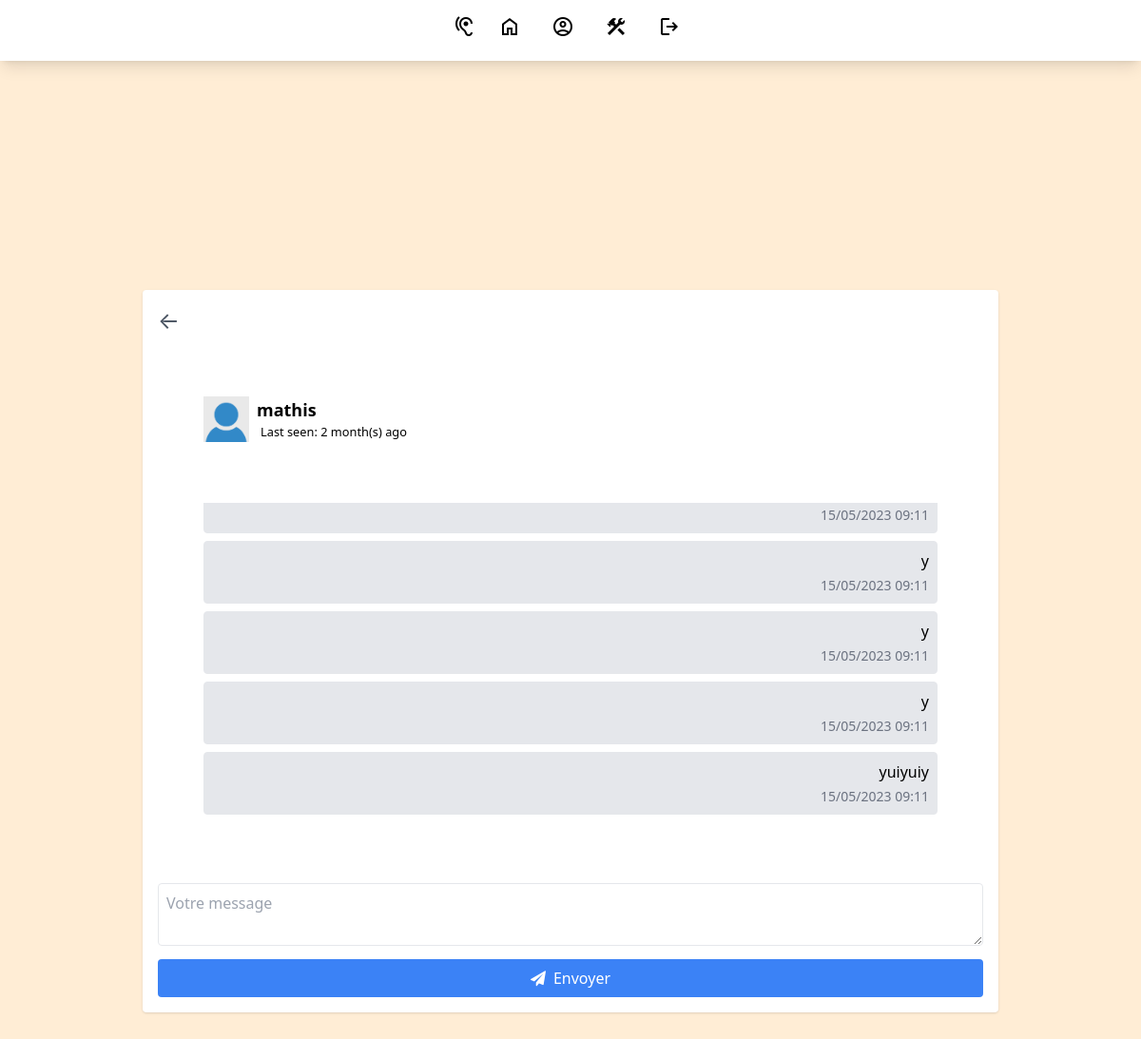
Page /chat.php?user=mathis (signed in) on the committed database.
### tables this page shows
CREATE TABLE `users` (
  `user_id` int(11) NOT NULL,
  `name` varchar(255) NOT NULL,
  `username` varchar(255) NOT NULL,
  `password` varchar(1000) NOT NULL,
  `p_p` varchar(255) DEFAULT 'user-default.png',
  `last_seen` datetime NOT NULL DEFAULT current_timestamp(),
  `role` varchar(20) NOT NULL DEFAULT 'user',
  `reset` tinyint(1) NOT NULL DEFAULT 1
);

CREATE TABLE `chats` (
  `chat_id` int(11) NOT NULL,
  `from_id` int(11) NOT NULL,
  `to_id` int(11) NOT NULL,
  `message` text NOT NULL,
  `opened` tinyint(1) NOT NULL DEFAULT 0,
  `created_at` datetime NOT NULL DEFAULT current_timestamp()
);

### app/helpers/user.php (called while the page is built)
<?php
function getUser($username, $conn){
   $sql = "SELECT * FROM users
           WHERE username=?";
   $stmt = $conn->prepare($sql);
   $stmt->execute([$username]);
   if ($stmt->rowCount() === 1) {
   	 $user = $stmt->fetch();
   	 return $user;
   }else {
   	$user = [];
   	return $user;
   }
}

### app/helpers/timeAgo.php (called while the page is built, shortened)
<?php
function last_seen($date_time){
   $timestamp = strtotime($date_time);
   $strTime = array("second", "minute", "hour", "day", "month", "year");
   $length = array("60","60","24","30","12","10");
   $currentTime = time();
   if($currentTime >= $timestamp) {
		$diff     = time()- $timestamp;
		for($i = 0; $diff >= $length[$i] && $i < count($length)-1; $i++) {
		$diff = $diff / $length[$i];
		}
		$diff = round($diff);
		if ($diff < 59 && $strTime[$i] == "second") {
			return 'Active';
		}else {
			return $diff . " " . $strTime[$i] . "(s) ago ";
		}
   }
}

### app/helpers/chat.php (called while the page is built)
<?php
function getChats($id_1, $id_2, $conn){
   $sql = "SELECT * FROM chats
           WHERE (from_id=? AND to_id=?)
           OR    (to_id=? AND from_id=?)
           ORDER BY chat_id ASC";
    $stmt = $conn->prepare($sql);
    $stmt->execute([$id_1, $id_2, $id_1, $id_2]);
    if ($stmt->rowCount() > 0) {
    	$chats = $stmt->fetchAll();
    	return $chats;
    }else {
    	$chats = [];
    	return $chats;
    }
}

### chat.php (the view, shortened to what this page needs)
<?php
  if (isset($_SESSION['username'])) {
    include 'app/db.conn.php';
    include 'app/helpers/user.php';
    include 'app/helpers/chat.php';
    include 'app/helpers/timeAgo.php';
    $chatWith = getUser($_GET['user'], $conn);
    $chats = getChats($_SESSION['user_id'], $chatWith['user_id'], $conn);
  } else {
    header("Location: index.php");
    exit;
  }
?>
<!DOCTYPE html>
<html lang="en">
<head>
    <link rel="stylesheet" href="https://cdnjs.cloudflare.com/ajax/libs/tailwindcss/2.2.7/tailwind.min.css">
    <link rel="stylesheet" href="dist/output.css">
    <link rel="stylesheet" href="https://cdnjs.cloudflare.com/ajax/libs/font-awesome/4.7.0/css/font-awesome.min.css">
</head>
<body class="chat_body mt-16">
  <nav class="bg-white shadow-lg absolute inset-x-0 top-0 h-16">
        <div class="flex items-center justify-center m-2">
            <a href="chat_home.php" class="icone mr-4">
                <span class="material-symbols-outlined">hearing</span>
            </a>
            <a href="home.php" class="icone mr-4 p-2">
                <span class="material-symbols-outlined">home</span>
            </a>
            <a href="profil.php" class="icone mr-4 p-2">
                <span class="material-symbols-outlined">account_circle</span>
            </a>
            <?php if($_SESSION['role'] == 'admin' || $_SESSION['role'] == 'influenceur' || $_SESSION['role'] == 'intervenant'): ?>
            <a href="./backoffice.php" class="icone mr-4 p-2">
                <span class="material-symbols-outlined"> construction</span>
            </a>
            <?php endif; ?>
            <a href="logout.php" class="icone p-2">
                <span class="material-symbols-outlined">logout</span>
            </a>
        </div>
    </nav>
  <div name="container" class="w-3/4 shadow p-4 rounded bg-white">
    <div name="Interaction">
      <a <?php if($_SESSION['role'] == 'admin' || $_SESSION['role'] == 'intervenant'): ?>href="backoffice.php?page=chat_home"<?php else: ?>href="chat_home.php"<?php endif; ?> class="text-2xl text-gray-600">&#8592;</a>
    </div>
    <div name="users-informations" class="p-12 flex items-center mt-4">
      <img src="uploads/<?=$chatWith['p_p']?>" class="w-12 rounded-circle">
      <div name="user" class="ml-2">
        <h3 class="text-lg font-semibold"><?=$chatWith['name']?></h3>
        <div class="flex items-center" title="online">
          <?php if (last_seen($chatWith['last_seen']) == "Active"): ?>
            <div class="w-3 h-3 bg-green-500 rounded-full"></div>
            <small class="ml-1 text-green-500">Online</small>
          <?php else: ?>
            <small class="ml-1">
              Last seen: <?=last_seen($chatWith['last_seen'])?>
            </small>
          <?php endif; ?>
        </div>
      </div>
    </div>
    <div id="chatBox" class="mt-4 h-96 p-12 overflow-y-scroll">
      <?php if (!empty($chats)): ?>
        <?php foreach($chats as $chat): ?>
          <?php if ($chat['from_id'] == $_SESSION['user_id']): ?>
            <div name="message">
              <p class="message">
                <?=$chat['message']?>
                <small class="date"><?=date('d/m/Y H:i', strtotime($chat['created_at']))?></small>
              </p>
            </div>
          <?php endif; ?>
        <?php endforeach; ?>
      <?php endif; ?>
    </div>
    <div class="mt-4">
      <textarea id="message" cols="3" class="w-full p-2 border rounded" placeholder="Votre message"></textarea>
      <button id="sendBtn" class="chat_button">
        <i class="fa fa-paper-plane mr-2"></i>Envoyer</button>
    </div>
  </div>
</body>
</html>

### rows in the picture
users: p_p (placeholder picture), name "mathis", last_seen "2 month(s) ago"
chats: created_at "15/05/2023 09:11"
chats: message "y", created_at "15/05/2023 09:11"
chats: message "y", created_at "15/05/2023 09:11"
chats: message "y", created_at "15/05/2023 09:11"
chats: message "yuiyuiy", created_at "15/05/2023 09:11"
